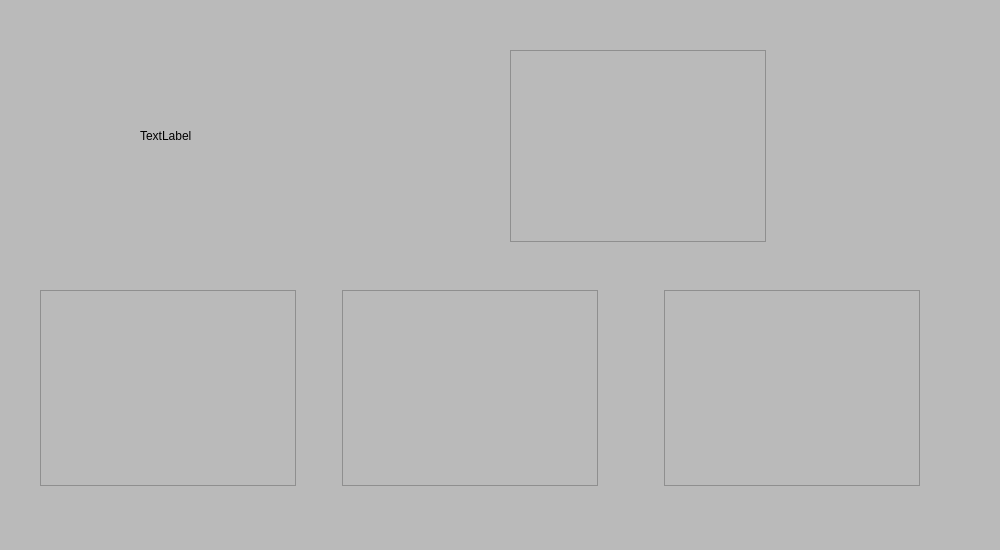
<?xml version="1.0" encoding="UTF-8"?>
<ui version="4.0">
 <class>East13</class>
 <widget class="QWidget" name="East13">
  <property name="geometry">
   <rect>
    <x>0</x>
    <y>0</y>
    <width>1000</width>
    <height>550</height>
   </rect>
  </property>
  <property name="windowTitle">
   <string>Form</string>
  </property>
  <property name="styleSheet">
   <string notr="true">QWidget {
     background-color:rgb(186, 186, 186);
}</string>
  </property>
  <widget class="QTableView" name="tableView">
   <property name="geometry">
    <rect>
     <x>510</x>
     <y>50</y>
     <width>256</width>
     <height>192</height>
    </rect>
   </property>
  </widget>
  <widget class="QWidget" name="layoutWidget">
   <property name="geometry">
    <rect>
     <x>40</x>
     <y>290</y>
     <width>880</width>
     <height>196</height>
    </rect>
   </property>
   <layout class="QHBoxLayout" name="horizontalLayout_2">
    <item>
     <layout class="QHBoxLayout" name="horizontalLayout">
      <item>
       <widget class="QTableView" name="tableView_2"/>
      </item>
      <item>
       <spacer name="horizontalSpacer">
        <property name="orientation">
         <enum>Qt::Horizontal</enum>
        </property>
        <property name="sizeHint" stdset="0">
         <size>
          <width>40</width>
          <height>20</height>
         </size>
        </property>
       </spacer>
      </item>
      <item>
       <widget class="QListView" name="listView"/>
      </item>
     </layout>
    </item>
    <item>
     <spacer name="horizontalSpacer_2">
      <property name="orientation">
       <enum>Qt::Horizontal</enum>
      </property>
      <property name="sizeHint" stdset="0">
       <size>
        <width>40</width>
        <height>20</height>
       </size>
      </property>
     </spacer>
    </item>
    <item>
     <widget class="QTableView" name="tableView_3"/>
    </item>
   </layout>
  </widget>
  <widget class="QLabel" name="img13">
   <property name="geometry">
    <rect>
     <x>140</x>
     <y>70</y>
     <width>161</width>
     <height>131</height>
    </rect>
   </property>
   <property name="text">
    <string>TextLabel</string>
   </property>
  </widget>
 </widget>
 <resources/>
 <connections/>
</ui>
